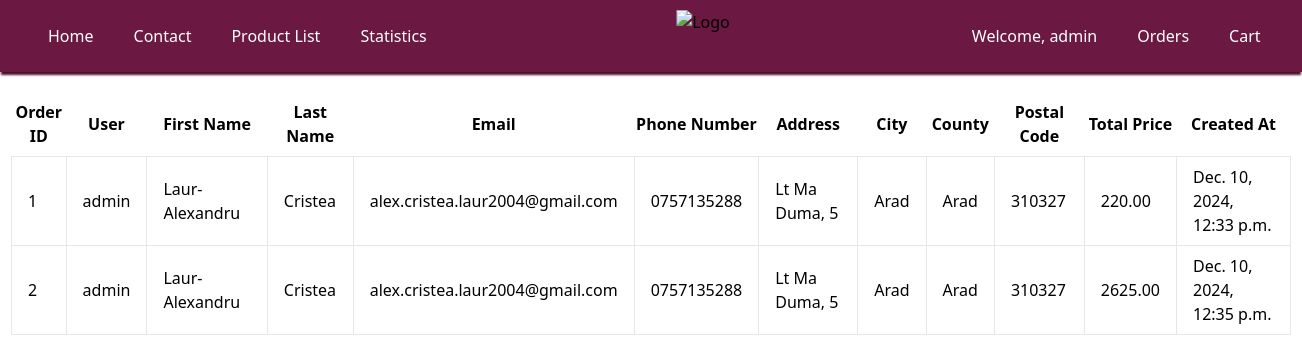
The page /orders/ (signed in) on the database as committed earlier.
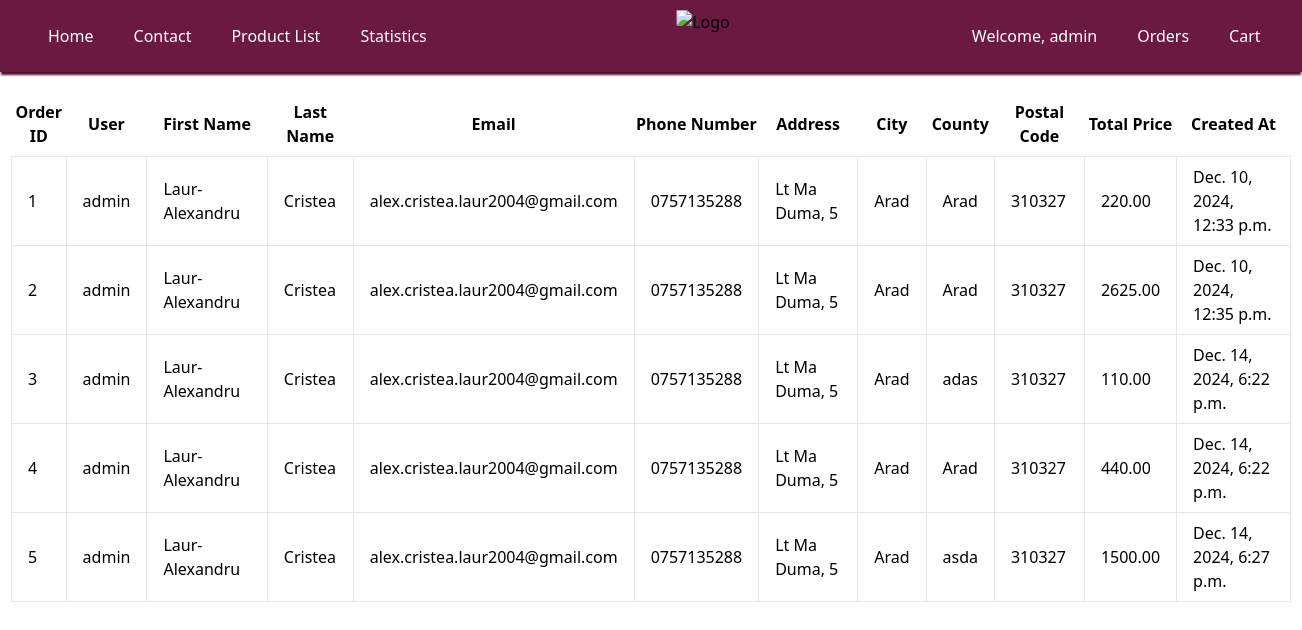
The same page on the database as committed later.
### my_app/models.py (models this page shows, shortened)
class Order(models.Model):
    user = models.ForeignKey(User, on_delete=models.CASCADE)
    created_at = models.DateTimeField(default=timezone.now)
    first_name = models.CharField(max_length=30,default='')
    last_name = models.CharField(max_length=30,default='')
    email = models.EmailField(max_length=254, default='')
    phone_number = models.CharField(max_length=15, default='')
    address = models.CharField(max_length=255 , null=True)
    city = models.CharField(max_length=100, null=True)
    county = models.CharField(max_length=100, default='')
    postal_code = models.CharField(max_length=6, null=True)
    total_price = models.DecimalField(max_digits=10, decimal_places=2)

### my_app/views.py (the view)
# urls.py: path('orders/', views.orders, name='orders'),
@staff_member_required
def orders(request):
    orders = Order.objects.all()
    return render(request, 'my_app/orders.html', {'orders': orders})

### templates/my_app/orders.html (shortened to what this page needs)
<!DOCTYPE html>
<html lang="en">
<head>
    <link href="https://cdn.jsdelivr.net/npm/tailwindcss@2.2.19/dist/tailwind.min.css" rel="stylesheet">
</head>
<body>
    {% include 'my_app/header.html' %}
    <div class="container mx-auto mt-10">
        <h1 class="text-2xl font-bold mb-5">All Orders</h1>
        <table class="min-w-full bg-white">
            <thead>
                <tr>
                    <th class="py-2">Order ID</th>
                    <th class="py-2">User</th>
                    <th class="py-2">First Name</th>
                    <th class="py-2">Last Name</th>
                    <th class="py-2">Email</th>
                    <th class="py-2">Phone Number</th>
                    <th class="py-2">Address</th>
                    <th class="py-2">City</th>
                    <th class="py-2">County</th>
                    <th class="py-2">Postal Code</th>
                    <th class="py-2">Total Price</th>
                    <th class="py-2">Created At</th>
                </tr>
            </thead>
            <tbody>
                {% for order in orders %}
                <tr>
                    <td class="border px-4 py-2 order-id cursor-pointer" data-order-id="{{ order.id }}">{{ order.id }}</td>
                    <td class="border px-4 py-2">{{ order.user.username }}</td>
                    <td class="border px-4 py-2">{{ order.first_name }}</td>
                    <td class="border px-4 py-2">{{ order.last_name }}</td>
                    <td class="border px-4 py-2">{{ order.email }}</td>
                    <td class="border px-4 py-2">{{ order.phone_number }}</td>
                    <td class="border px-4 py-2">{{ order.address }}</td>
                    <td class="border px-4 py-2">{{ order.city }}</td>
                    <td class="border px-4 py-2">{{ order.county }}</td>
                    <td class="border px-4 py-2">{{ order.postal_code }}</td>
                    <td class="border px-4 py-2">{{ order.total_price }}</td>
                    <td class="border px-4 py-2">{{ order.created_at }}</td>
                </tr>
                {% endfor %}
            </tbody>
        </table>
    </div>
</body>
</html>

### templates/my_app/header.html (shortened to what this page needs)
{% load static %}
    <header class="header">
        <div class="links">
            <nav class="flex items-center justify-between relative">
                <div class="hidden lg:flex lg:items-center lg:space-x-10 lg:-ml-20">
                    <a href="/home" title="" class="headerlinks"> Home </a>
                    <a href="/home/contact" title="" class="headerlinks"> Contact </a>
                    <a href="/home/product_list" title="" class="headerlinks"> Product List </a>
                    {% if user.is_staff %}
                        <a href="/home/statistics" title="" class="headerlinks"> Statistics </a>
                    {% endif %}
                </div>
                <div class="absolute left-1/2 transform -translate-x-1/2">
                    <a>
                        <img class="imageheadersize" src="{% static 'images/logo.png' %}" alt="Logo" />
                    </a>
                </div>
                <div class="hidden lg:flex lg:items-center lg:space-x-10 lg:-mr-20">
                    {% if user.is_authenticated %}
                        <span class="headerloggedin">Welcome, {{ user.username }}</span>
                        {% if user.is_staff %}
                            <a href="/orders/" title="" class="headerlinks"> Orders </a>
                        {% endif %}
                        <a href="{% url 'cart_view' %}" title="" class="headerlinks"> Cart </a>
                    {% else %}
                        <a href="{% url 'login' %}?next={{ request.path }}" title="" class="headerlinks"> Log in </a>
                        <a href="{% url 'signup' %}?next={{ request.path }}" title="" class="headerlinks"> Sign up </a>
                    {% endif %}
                </div>
            </nav>
        </div>
    </header>

### templates/my_app/header.html (style rules this page uses)
.header { padding-top: 1.5rem; padding-bottom: 1.5rem; background-color: #6b1842; position: fixed; top: 0; width: 100%; z-index: 1000; box-shadow: 0 0.25rem 0.125rem -0.063rem #4f0f2b; }
.headerlinks { font-size: 1rem; line-height: 1.5rem; font-weight: 500; color: #ffffff; transition-property: all; transition-timing-function: cubic-bezier(0.4, 0, 0.2, 1); transition-duration: 300ms; transition-duration: 200ms; }
.headerloggedin { font-size: 1rem; line-height: 1.5rem; font-weight: 500; color: #ffffff; }
.links { padding-left: 1rem; padding-right: 1rem; max-width: 89.375rem; }
.imageheadersize { width: auto; height: 4rem; }
@media (min-width: 640px) { .links { padding-left: 8rem; padding-right: 1.5rem; } }
@media (min-width: 640px) { .imageheadersize { width: auto; height: 3.3rem; } }

Rows that differ between the two databases and show on the page:
added Order: id "3", user.username "admin", first_name "Laur-Alexandru", last_name "Cristea", email "alex.cristea.laur2004@gmail.com", phone_number "0757135288", address "Lt Ma Duma, 5", city "Arad", county "adas", postal_code "310327", total_price "110.00", created_at "Dec. 14, 2024, 6:22 p.m."
added Order: id "4", user.username "admin", first_name "Laur-Alexandru", last_name "Cristea", email "alex.cristea.laur2004@gmail.com", phone_number "0757135288", address "Lt Ma Duma, 5", city "Arad", county "Arad", postal_code "310327", total_price "440.00", created_at "Dec. 14, 2024, 6:22 p.m."
added Order: id "5", user.username "admin", first_name "Laur-Alexandru", last_name "Cristea", email "alex.cristea.laur2004@gmail.com", phone_number "0757135288", address "Lt Ma Duma, 5", city "Arad", county "asda", postal_code "310327", total_price "1500.00", created_at "Dec. 14, 2024, 6:27 p.m."
